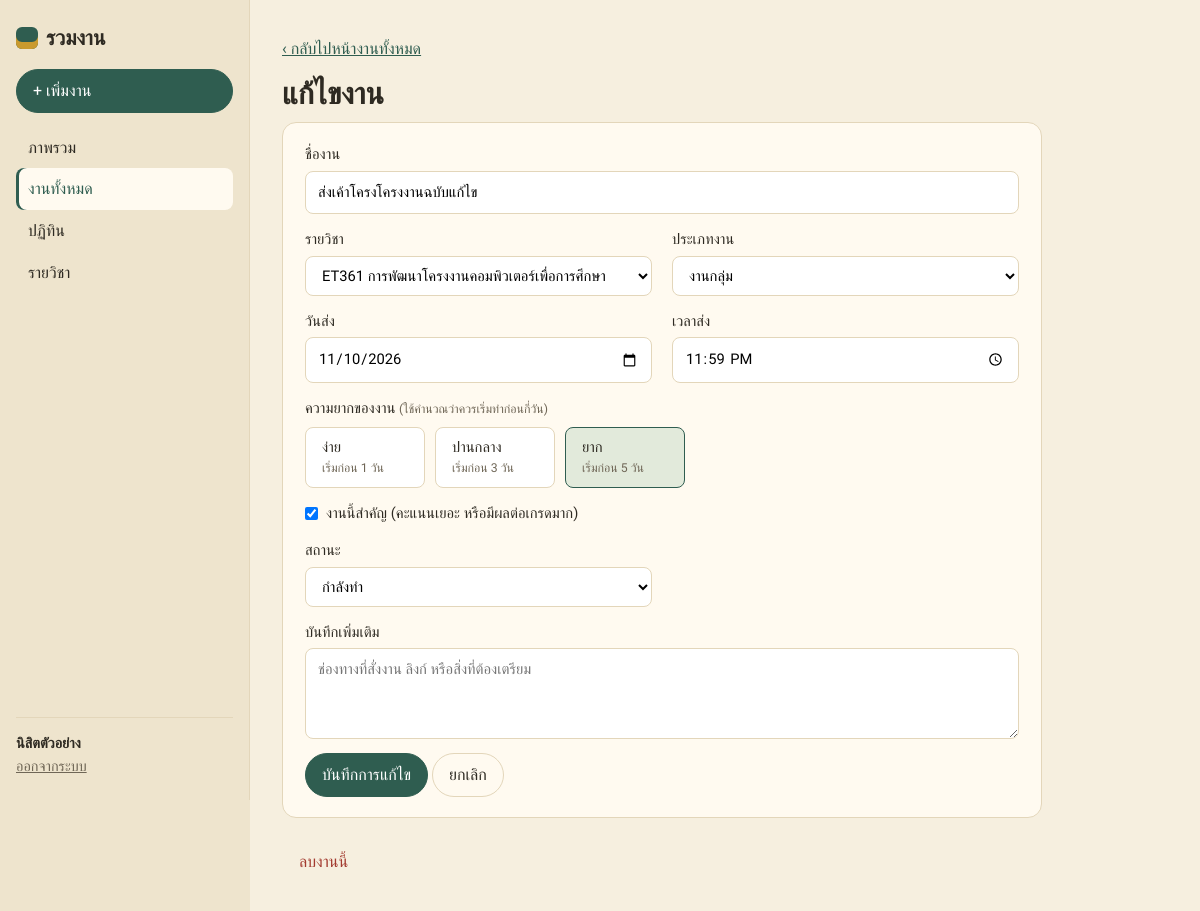
The app's page /task_form.php?id=1 (signed in) with its own data.
### tables this page shows
CREATE TABLE tasks (
  id INT AUTO_INCREMENT PRIMARY KEY,
  user_id INT NOT NULL,
  subject_id INT NULL,
  title VARCHAR(200) NOT NULL,
  type VARCHAR(10) DEFAULT 'solo',
  due_date DATETIME NOT NULL,
  level TINYINT DEFAULT 2,
  important TINYINT DEFAULT 1,
  status VARCHAR(10) DEFAULT 'todo',
  note TEXT,
  FOREIGN KEY (user_id) REFERENCES users(id) ON DELETE CASCADE,
  FOREIGN KEY (subject_id) REFERENCES subjects(id) ON DELETE SET NULL
);

CREATE TABLE subjects (
  id INT AUTO_INCREMENT PRIMARY KEY,
  user_id INT NOT NULL,
  code VARCHAR(20),
  name VARCHAR(150) NOT NULL,
  color VARCHAR(7) DEFAULT '#2F5D50',
  FOREIGN KEY (user_id) REFERENCES users(id) ON DELETE CASCADE
);

### db.php (called while the page is built, shortened)
<?php
$conn = mysqli_connect('localhost', 'root', '', 'raomngan');
mysqli_set_charset($conn, 'utf8mb4');
function query($sql, $params = []) {
    global $conn;
    $stmt = mysqli_prepare($conn, $sql);
    if ($params) {
        $types = str_repeat('s', count($params));
        mysqli_stmt_bind_param($stmt, $types, ...$params);
    }
    mysqli_stmt_execute($stmt);
    return mysqli_stmt_get_result($stmt);
}
function h($text) {
    return htmlspecialchars($text ?? '', ENT_QUOTES, 'UTF-8');
}
    ?>

### task_form.php (the view, shortened to what this page needs)
<?php
require 'db.php';
$uid = $_SESSION['user_id'];
$id = $_GET['id'] ?? '';
$task = [
    'title' => '', 'subject_id' => $_GET['subject'] ?? '', 'type' => 'solo',
    'due_date' => ($_GET['date'] ?? date('Y-m-d', strtotime('+7 day'))) . ' 23:59',
    'level' => 2, 'important' => 1, 'status' => 'todo', 'note' => '',
];
if ($id != '') {
    $task = mysqli_fetch_assoc(query("SELECT * FROM tasks WHERE id = ? AND user_id = ?", [$id, $uid]));
}
$subjects = query("SELECT * FROM subjects WHERE user_id = ? ORDER BY code", [$uid]);
include 'header.php';
?>
<a href="tasks.php" class="back">‹ กลับไปหน้างานทั้งหมด</a>
<h1><?= $id ? 'แก้ไขงาน' : 'เพิ่มงาน' ?></h1>
<form method="post" class="box form">
    <label class="wide">ชื่องาน
        <input type="text" name="title" value="<?= h($task['title']) ?>" required placeholder="เช่น รายงานบทที่ 3">
    </label>
    <label>รายวิชา
        <select name="subject_id">
            <?php while ($s = mysqli_fetch_assoc($subjects)): ?>
                <option value="<?= $s['id'] ?>" <?= $task['subject_id'] == $s['id'] ? 'selected' : '' ?>>
                    <?= h($s['code'] . ' ' . $s['name']) ?>
                </option>
            <?php endwhile; ?>
        </select>
    </label>
    <label>ประเภทงาน
        <select name="type">
            <option value="group" <?= $task['type'] == 'group' ? 'selected' : '' ?>>งานกลุ่ม</option>
        </select>
    </label>
    <label>วันส่ง
        <input type="date" name="due_date" value="<?= date('Y-m-d', strtotime($task['due_date'])) ?>" required>
    </label>
    <label>เวลาส่ง
        <input type="time" name="due_time" value="<?= date('H:i', strtotime($task['due_date'])) ?>">
    </label>
    <div class="wide">
        <p class="label">ความยากของงาน <small class="muted">(ใช้คำนวณว่าควรเริ่มทำก่อนกี่วัน)</small></p>
        <div class="levels">
            <label><input type="radio" name="level" value="1" <?= $task['level'] == 1 ? 'checked' : '' ?>><span>ง่าย<small>เริ่มก่อน 1 วัน</small></span></label>
            <label><input type="radio" name="level" value="2" <?= $task['level'] == 2 ? 'checked' : '' ?>><span>ปานกลาง<small>เริ่มก่อน 3 วัน</small></span></label>
            <label><input type="radio" name="level" value="3" <?= $task['level'] == 3 ? 'checked' : '' ?>><span>ยาก<small>เริ่มก่อน 5 วัน</small></span></label>
        </div>
    </div>
    <label class="wide checkbox">
        <input type="checkbox" name="important" <?= $task['important'] ? 'checked' : '' ?>>
        งานนี้สำคัญ (คะแนนเยอะ หรือมีผลต่อเกรดมาก)
    </label>
    <label>สถานะ
        <select name="status">
            <option value="doing" <?= $task['status'] == 'doing' ? 'selected' : '' ?>>กำลังทำ</option>
        </select>
    </label>
    <label class="wide">บันทึกเพิ่มเติม
        <textarea name="note" rows="3" placeholder="ช่องทางที่สั่งงาน ลิงก์ หรือสิ่งที่ต้องเตรียม"><?= h($task['note']) ?></textarea>
    </label>
    <div class="wide">
        <button class="btn btn-main"><?= $id ? 'บันทึกการแก้ไข' : 'เพิ่มงาน' ?></button>
        <a href="tasks.php" class="btn">ยกเลิก</a>
    </div>
</form>
<?php if ($id): ?>
    <form method="post" action="tasks.php" onsubmit="return confirm('ต้องการลบงานนี้ใช่ไหม?')">
        <button class="btn btn-delete">ลบงานนี้</button>
    </form>
<?php endif; ?>
<?php include 'footer.php'; ?>

### style.css (style rules this page uses)
:root { --bg: #F6EFDF; --sidebar: #EEE4CD; --card: #FFFAF0; --line: #E3D6BA; --text: #2E2A22; --muted: #6F6656; --green: #2F5D50; --green-light: #E2EADB; --yellow: #C99A2E; --red: #A33A2F; }
* { box-sizing: border-box; }
body { margin: 0; font-family: 'Anuphan', Tahoma, sans-serif; background: var(--bg); color: var(--text); line-height: 1.6; }
a { color: var(--green); }
h1 { margin: 0 0 4px; font-size: 1.9rem; font-weight: 600; }
p { margin: 0 0 12px; }
.muted { color: var(--muted); }
.back { display: inline-block; margin-bottom: 8px; }
.btn { display: inline-block; padding: 8px 16px; border-radius: 999px; border: 1px solid var(--line); background: var(--card); color: var(--text); font: inherit; font-weight: 500; text-decoration: none; cursor: pointer; }
.btn-main { background: var(--green); border-color: var(--green); color: #fff; }
.btn-delete { background: none; border-color: transparent; color: var(--red); }
label { display: block; margin-bottom: 14px; font-weight: 500; font-size: 0.92rem; }
.label { font-weight: 500; font-size: 0.92rem; margin-bottom: 6px; }
input, select, textarea { display: block; width: 100%; margin-top: 4px; padding: 9px 12px; font: inherit; border: 1px solid var(--line); border-radius: 8px; background: #fff; }
.checkbox { display: flex; gap: 8px; align-items: center; font-weight: 400; }
.checkbox input { width: auto; margin: 0; }
.box { background: var(--card); border: 1px solid var(--line); border-radius: 14px; padding: 20px 22px; margin-bottom: 22px; }
.form { display: grid; grid-template-columns: 1fr 1fr; gap: 0 20px; max-width: 760px; }
.wide { grid-column: 1 / 3; }
.levels { display: flex; gap: 10px; flex-wrap: wrap; margin-bottom: 14px; }
.levels label { margin: 0; }
.levels span { display: block; padding: 8px 16px; border: 1px solid var(--line); border-radius: 8px; background: #fff; cursor: pointer; min-width: 120px; }
.levels small { display: block; color: var(--muted); font-weight: 400; }
.levels input:checked + span { border-color: var(--green); background: var(--green-light); }

### records on screen
tasks: title "ส่งเค้าโครงโครงงานฉบับแก้ไข", subject_id "ET361 การพัฒนาโครงงานคอมพิวเตอร์เพื่อการศึกษา", type "งานกลุ่ม", due_date "11/10/2026", due_time "23:59", important "☑", status "กำลังทำ"

### other values on screen
$label "ภาพรวม"
$label "งานทั้งหมด"
$label "ปฏิทิน"
$label "รายวิชา"
$_SESSION['user_name'] "นิสิตตัวอย่าง"
